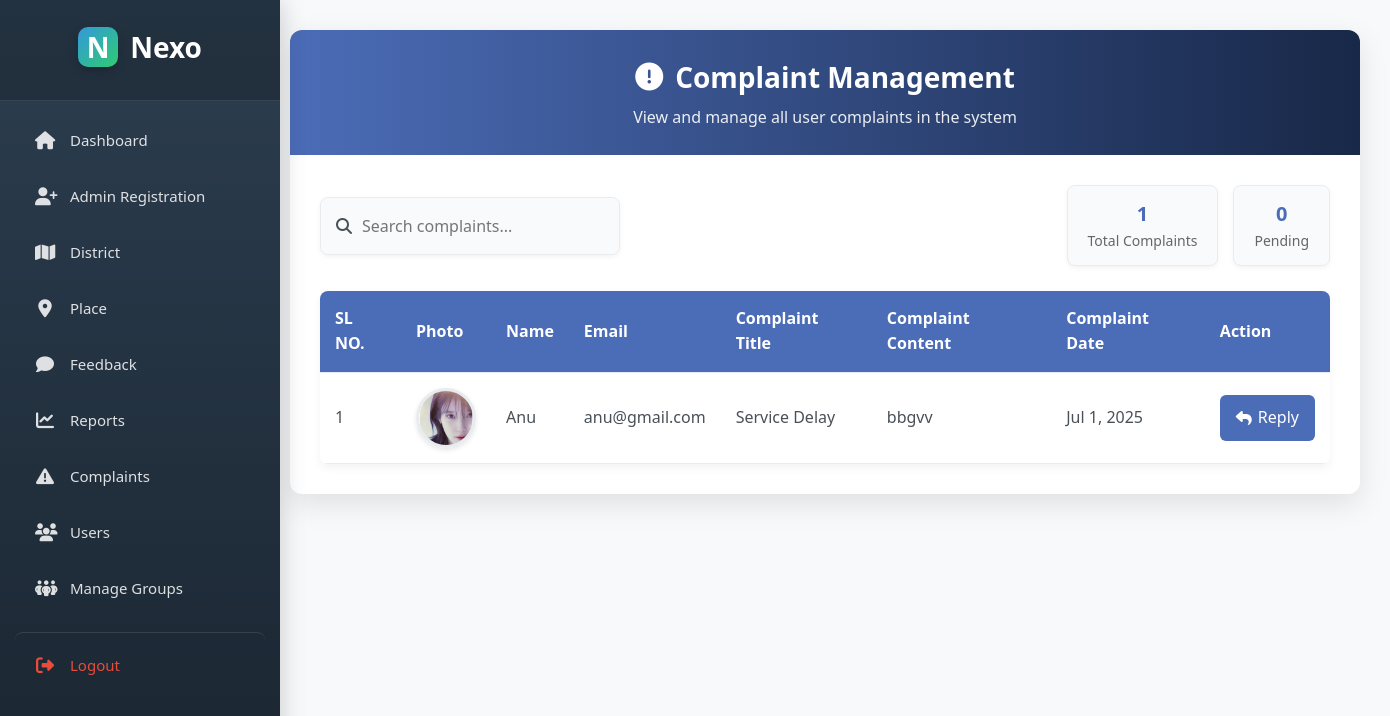
Screenshot of /Project/Admin/ViewComplaint.php with the database file from the repository.
### tables this page shows
CREATE TABLE `tbl_complaint` (
  `complaint_id` int(11) NOT NULL,
  `complaint_title` varchar(100) NOT NULL,
  `complaint_content` varchar(1500) NOT NULL,
  `complaint_reply` varchar(1500) NOT NULL,
  `complaint_status` int(11) NOT NULL DEFAULT 0,
  `complaint_date` date NOT NULL,
  `user_id` int(11) NOT NULL
);

CREATE TABLE `tbl_user` (
  `user_id` int(11) NOT NULL,
  `user_name` varchar(30) NOT NULL,
  `user_bio` varchar(2500) NOT NULL,
  `user_gender` varchar(10) NOT NULL,
  `user_status` enum('active','banned') DEFAULT 'active',
  `user_dob` date NOT NULL,
  `user_contact` varchar(11) NOT NULL,
  `user_email` varchar(30) NOT NULL,
  `user_password` varchar(2000) NOT NULL,
  `place_id` int(11) NOT NULL,
  `user_photo` varchar(100) NOT NULL
);

### Project/Admin/ViewComplaint.php (the view, shortened to what this page needs)
<?php
include("../Assets/Connection/Connection.php");
?>
<!DOCTYPE html PUBLIC "-//W3C//DTD XHTML 1.0 Transitional//EN" "http://www.w3.org/TR/xhtml1/DTD/xhtml1-transitional.dtd">
<html xmlns="http://www.w3.org/1999/xhtml">
<head>
<link rel="stylesheet" href="https://cdnjs.cloudflare.com/ajax/libs/font-awesome/6.4.0/css/all.min.css">
</head>
<body>
    <div class="main-container">
        <div class="sidebar-space">
            <?php include 'Sidebar.php' ?>
        </div>
        <div class="content-area">
            <div class="container">
                <div class="header">
                    <h1><i class="fas fa-exclamation-circle"></i> Complaint Management</h1>
                    <p>View and manage all user complaints in the system</p>
                </div>
                <div class="content">
                    <div class="controls">
                        <div class="search-box">
                            <i class="fas fa-search"></i>
                            <input type="search" placeholder="Search complaints..." id="searchInput">
                        </div>
                        <div class="stats">
                            <div class="stat-box">
                                <div class="number">
                                    <?php
                                    $countQry = "SELECT COUNT(*) as count FROM tbl_complaint";
                                    $countRes = $con->query($countQry);
                                    $countData = $countRes->fetch_assoc();
                                    echo $countData['count'];
                                    ?>
                                </div>
                                <div class="label">Total Complaints</div>
                            </div>
                            <div class="stat-box">
                                <div class="number">
                                    <?php
                                    $pendingQry = "SELECT COUNT(*) as count FROM tbl_complaint WHERE complaint_status = 0";
                                    $pendingRes = $con->query($pendingQry);
                                    $pendingData = $pendingRes->fetch_assoc();
                                    echo $pendingData['count'];
                                    ?>
                                </div>
                                <div class="label">Pending</div>
                            </div>
                        </div>
                    </div>
                    <div class="table-container">
                        <table class="data-table">
                            <thead>
                                <tr>
                                    <th>SL NO.</th>
                                    <th>Photo</th>
                                    <th>Name</th>
                                    <th>Email</th>
                                    <th>Complaint Title</th>
                                    <th>Complaint Content</th>
                                    <th>Complaint Date</th>
                                    <th>Action</th>
                                </tr>
                            </thead>
                            <tbody>
                                <?php
                                $selQry="select * from tbl_complaint c inner join tbl_user u on c.user_id=u.user_id";
                                $res=$con->query($selQry);
                                $i=1;
                                if($res && $res->num_rows > 0) {
                                    while($data=$res->fetch_assoc())
                                    {
                                ?>
                                <tr>
                                    <td><?php echo $i++ ?></td>
                                    <td>
                                        <img src="../Assets/Files/UserDocs/<?php echo $data['user_photo']?>"
                                             alt="User Photo" class="user-photo"
                                             onerror="this.src='https://via.placeholder.com/60x60?text=No+Image'">
                                    </td>
                                    <td><?php echo $data['user_name'] ?></td>
                                    <td><?php echo $data['user_email'] ?></td>
                                    <td><?php echo $data['complaint_title'] ?></td>
                                    <td>
                                        <div class="complaint-content" title="<?php echo htmlspecialchars($data['complaint_content']); ?>">
                                            <?php echo $data['complaint_content'] ?>
                                        </div>
                                    </td>
                                    <td><?php echo date('M j, Y', strtotime($data['complaint_date'])); ?></td>
                                    <td>
                                        <a href="Reply.php?rid=<?php echo $data['complaint_id'] ?>" target="_blank" class="action-btn">
                                            <i class="fas fa-reply"></i> Reply
                                        </a>
                                    </td>
                                </tr>
                                <?php
                                    }
                                } ?>
                            </tbody>
                        </table>
                    </div>
                </div>
            </div>
        </div>
    </div>
</body>
</html>

### Project/Admin/ViewComplaint.php (style rules this page uses)
:root { --primary: #4361ee; --secondary: #3f37c9; --success: #4cc9f0; --info: #4895ef; --warning: #f72585; --light: #f8f9fa; --dark: #212529; --gray: #6c757d; --sidebar-width: 260px; --border-radius: 10px; --box-shadow: 0 4px 20px rgba(0, 0, 0, 0.08); --transition: all 0.3s ease; }
* { margin: 0; padding: 0; box-sizing: border-box; font-family: 'Segoe UI', Tahoma, Geneva, Verdana, sans-serif; }
body { background-color: #f5f7fb; color: #495057; line-height: 1.6; display: flex; min-height: 100vh; }
.main-container { display: flex; width: 100%; min-height: 100vh; }
.sidebar-space { width: var(--sidebar-width); min-height: 100vh; flex-shrink: 0; background: transparent; }
.content-area { flex: 1; padding: 30px; display: flex; justify-content: center; align-items: flex-start; }
.container { width: 100%; max-width: 1200px; background: white; border-radius: 12px; box-shadow: 0 10px 30px rgba(0, 0, 0, 0.1); overflow: hidden; }
.header { background: linear-gradient(to right, #4b6cb7, #182848); color: white; padding: 25px; text-align: center; }
.header h1 { font-size: 28px; margin-bottom: 5px; display: flex; align-items: center; justify-content: center; gap: 12px; }
.header p { font-size: 16px; opacity: 0.9; }
.content { padding: 30px; }
.controls { display: flex; justify-content: space-between; align-items: center; margin-bottom: 25px; flex-wrap: wrap; gap: 15px; }
.search-box { display: flex; align-items: center; background: #f9fafc; padding: 12px 15px; border-radius: 8px; width: 300px; box-shadow: 0 2px 5px rgba(0,0,0,0.05); border: 1px solid #e9ecef; }
.search-box input { border: none; background: transparent; padding: 5px 10px; width: 100%; font-size: 16px; outline: none; }
.stats { display: flex; gap: 15px; }
.stat-box { background: #f9fafc; padding: 12px 20px; border-radius: 8px; text-align: center; box-shadow: 0 2px 5px rgba(0,0,0,0.05); border: 1px solid #e9ecef; }
.stat-box .number { font-size: 20px; font-weight: bold; color: #4b6cb7; }
.stat-box .label { font-size: 14px; color: #666; }
.table-container { overflow-x: auto; border-radius: 8px; box-shadow: 0 4px 10px rgba(0, 0, 0, 0.05); margin-top: 20px; background: white; }
.data-table { width: 100%; border-collapse: collapse; min-width: 1000px; }
.data-table th, .data-table td { padding: 15px; text-align: left; border-bottom: 1px solid #e9ecef; }
.data-table th { background-color: #4b6cb7; color: white; font-weight: 600; position: sticky; top: 0; }
.user-photo { width: 60px; height: 60px; border-radius: 50%; object-fit: cover; border: 3px solid #e9ecef; box-shadow: 0 2px 5px rgba(0,0,0,0.1); }
.action-btn { display: inline-flex; align-items: center; justify-content: center; padding: 10px 16px; border-radius: 6px; background-color: #4b6cb7; color: white; text-decoration: none; transition: var(--transition); font-weight: 500; gap: 6px; }
.complaint-content { max-width: 250px; overflow: hidden; text-overflow: ellipsis; white-space: nowrap; }
.table-container { animation: fadeIn 0.5s ease; }

### Project/Admin/Sidebar.php (style rules this page uses)
body { margin: 0; font-family: 'Segoe UI', Tahoma, Geneva, Verdana, sans-serif; display: flex; min-height: 100vh; background-color: #f8f9fa; }

### rows the page displays
tbl_complaint: user.user_photo (picture), user.user_name "Anu", user.user_email "anu@gmail.com", complaint_title "Service Delay", complaint_content "bbgvv", complaint_date "Jul 1, 2025"

### other values shown
$countData['count'] "1"
$pendingData['count'] "0"
